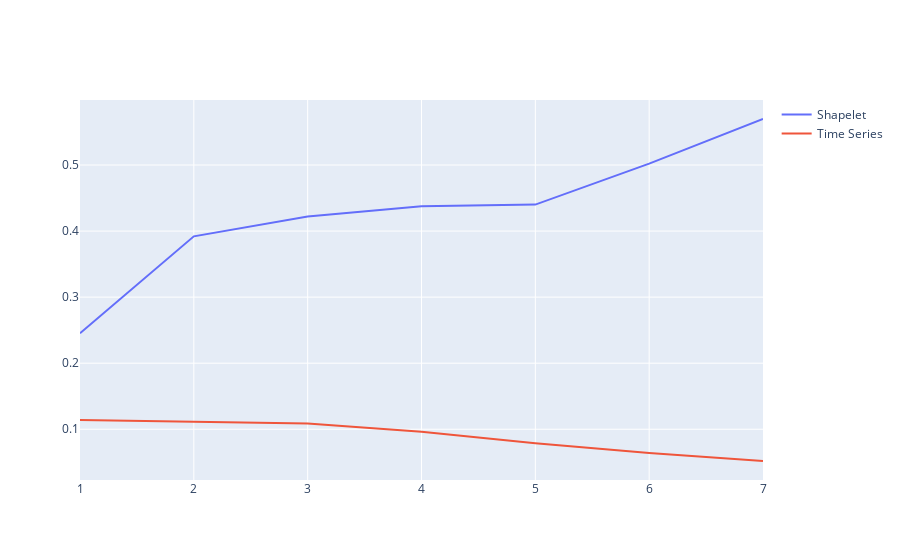

The code cell stored with this chart in its notebook:
### Code cell
import plotly.express as px
import plotly.graph_objects as go

# px.line(x=list1,y=shp_clf.shapelets_as_time_series_[0][:,0])
# px.line(x=list1,y=X_train[0][8:15][:,0])
#combine both plotly plots
fig = go.Figure()
fig.add_trace(go.Scatter(x=list1, y=scaler.fit_transform(shp_clf.shapelets_as_time_series_[0]).reshape(7,39)[:,0],
                    mode='lines',
                    name='Shapelet'))
fig.add_trace(go.Scatter(x=list1, y=X_train[0][8:15][:,0],
                    mode='lines',
                    name='Time Series'))
fig.add_trace(go.Scatter(x=list1, y=X_train[0][8:15][:,0],
                    mode='lines',
                    name='Time Series'))
fig.show()

### Figure 1 — Plotly figure (JSON) as saved in the notebook; plotly's stock layout.template omitted (floating-point values rounded to 4 significant figures)
{"data": [{"mode": "lines", "name": "Shapelet", "type": "scatter", "x": [1, 2, 3, 4, 5, 6, 7], "y": [0.2452, 0.392, 0.4221, 0.4375, 0.4401, 0.5021, 0.5697]}, {"mode": "lines", "name": "Time Series", "type": "scatter", "x": [1, 2, 3, 4, 5, 6, 7], "y": [0.1139, 0.1111, 0.1085, 0.09629, 0.07885, 0.06387, 0.05193]}], "layout": {}}
